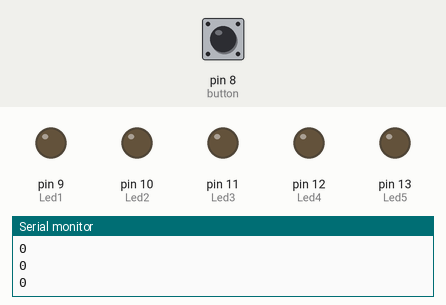
A sketch run on a simulated Arduino Uno, built with avr-gcc and run on an emulated ATmega328P. On the bench: output pins drawn as LEDs (lit = HIGH), the last lines printed to the serial monitor. Dashed ring = blinking. The inputs (shaded band) are chosen by the test bench; at power-on: pin 8 (button) HIGH.

Above: at 1.2 s.
1.3 s: pin 8 (button) pulled LOW for 0.15 s
At 1.65 s:
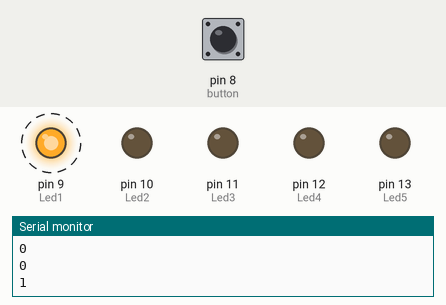
At 2.05 s:
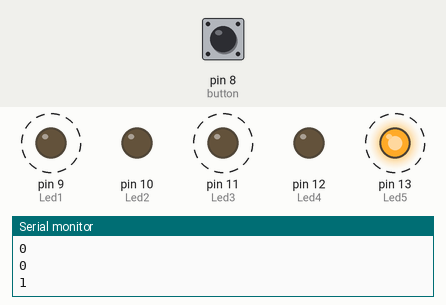
Timing chart, 0 to 10.3 s (numbered marks = the images above; inputs shaded):
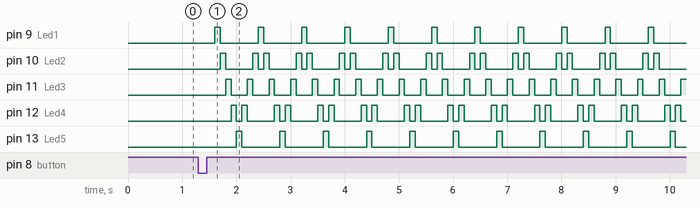

The sketch:

LED_JEDAG_JEDUG.ino
```cpp
//void setup() {
// pinMode(9, OUTPUT);
// pinMode (10, OUTPUT);
// pinMode (11, OUTPUT);
// pinMode (12, OUTPUT);
// pinMode (13, OUTPUT);
//}
//
//void loop() {
//  digitalWrite(9, HIGH);
//  digitalWrite(10, LOW);
//  digitalWrite(11, LOW);
//  digitalWrite(12, LOW);
//  digitalWrite(13, LOW);
//  delay(100);
//  digitalWrite(9, LOW);
//  digitalWrite(10, HIGH);
//  digitalWrite(11, LOW);
//  digitalWrite(12, LOW);
//  digitalWrite(13, LOW);
//  delay(100);
//  digitalWrite(9, LOW);
//  digitalWrite(10, LOW);
//  digitalWrite(11, HIGH);
//  digitalWrite(12, LOW);
//  digitalWrite(13, LOW);
//  delay(100);
//  digitalWrite(9, LOW);
//  digitalWrite(10, LOW);
//  digitalWrite(11, LOW);
//  digitalWrite(12, HIGH);
//  digitalWrite(13, LOW);
//  delay(100);
//  digitalWrite(9, LOW);
//  digitalWrite(10, LOW);
//  digitalWrite(11, LOW);
//  digitalWrite(12, LOW);
//  digitalWrite(13, HIGH);
//  delay(100);
//   digitalWrite(9, LOW);
//  digitalWrite(10, LOW);
//  digitalWrite(11, LOW);
//  digitalWrite(12, HIGH);
//  digitalWrite(13, LOW);
//  delay(100);
//   digitalWrite(9, LOW);
//  digitalWrite(10, LOW);
//  digitalWrite(11, HIGH);
//  digitalWrite(12, LOW);
//  digitalWrite(13, LOW);
//  delay(100);
//  digitalWrite(9, LOW);
//  digitalWrite(10, HIGH);
//  digitalWrite(11, LOW);
//  digitalWrite(12, LOW);
//  digitalWrite(13, LOW);
//  delay(100);
//}
```

Button_LED_Jedag_Jedug.ino
```cpp
int button = 8;
bool buttonstate;
bool count=0;

int Led1=9;
int Led2=10;
int Led3=11;
int Led4=12;
int Led5=13;

void setup(){
  Serial.begin(9600);
  pinMode(button, INPUT_PULLUP);
  pinMode(Led1, OUTPUT);
  pinMode(Led2, OUTPUT);
  pinMode(Led3, OUTPUT);
  pinMode(Led4, OUTPUT);
  pinMode(Led5, OUTPUT);
}

void loop(){
  buttonstate=digitalRead(8);


  if (buttonstate == 0) {
    count++;
    delay (300);
    if(count==2)count=0;
  }
  Serial.println(count);
//    delay(300);
    if (count == 1) {
      digitalWrite(9, HIGH);
      digitalWrite(10, LOW);
      digitalWrite(11, LOW);
      digitalWrite(12, LOW);
      digitalWrite(13, LOW);
      delay(100);
      digitalWrite(9, LOW);
      digitalWrite(10, HIGH);
      digitalWrite(11, LOW);
      digitalWrite(12, LOW);
      digitalWrite(13, LOW);
      delay(100);
      digitalWrite(9, LOW);
      digitalWrite(10, LOW);
      digitalWrite(11, HIGH);
      digitalWrite(12, LOW);
      digitalWrite(13, LOW);
      delay(100);
      digitalWrite(9, LOW);
      digitalWrite(10, LOW);
      digitalWrite(11, LOW);
      digitalWrite(12, HIGH);
      digitalWrite(13, LOW);
      delay(100);
      digitalWrite(9, LOW);
      digitalWrite(10, LOW);
      digitalWrite(11, LOW);
      digitalWrite(12, LOW);
      digitalWrite(13, HIGH);
      delay(100);
      digitalWrite(9, LOW);
      digitalWrite(10, LOW);
      digitalWrite(11, LOW);
      digitalWrite(12, HIGH);
      digitalWrite(13, LOW);
      delay(100);
      digitalWrite(9, LOW);
      digitalWrite(10, LOW);
      digitalWrite(11, HIGH);
      digitalWrite(12, LOW);
      digitalWrite(13, LOW);
      delay(100);
      digitalWrite(9, LOW);
      digitalWrite(10, HIGH);
      digitalWrite(11, LOW);
      digitalWrite(12, LOW);
      digitalWrite(13, LOW);
      delay(100);
    }
    if (count == 0) {
       digitalWrite(9, LOW);
       digitalWrite(10, LOW);
       digitalWrite(11, LOW);
       digitalWrite(12, LOW);
       digitalWrite(13, LOW);
    }
}
```

LED.ino
```cpp
//1void setup() {
// Serial.begin (9600);
// for (int A=9 ; A<14 ; A++){
//   pinMode(A, OUTPUT);
//}
//}
//
//void Loop (){
//    for (int A=9 ; A<14 ; A++){
//    digitalWrite(A, HIGH);
//    delay (100);
//    digitalWrite(A, LOW);
//
//}
//for (int A=12 ; A<=10 ; A--){x
//    digitalWrite(A, HIGH);
//    delay (100);
//    digitalWrite(A, LOW)
//}
//  }
```

Measured:
- after the input at 1.3 s, pin 9 (Led1): alternates HIGH for 0.10 s and LOW for 0.70 s, starting after 0.30 s; pin 10 (Led2): LOW → HIGH after 0.40 s, then repeats every 0.80 s: LOW 0.50 s, HIGH 0.10 s, LOW 0.10 s, HIGH 0.10 s
